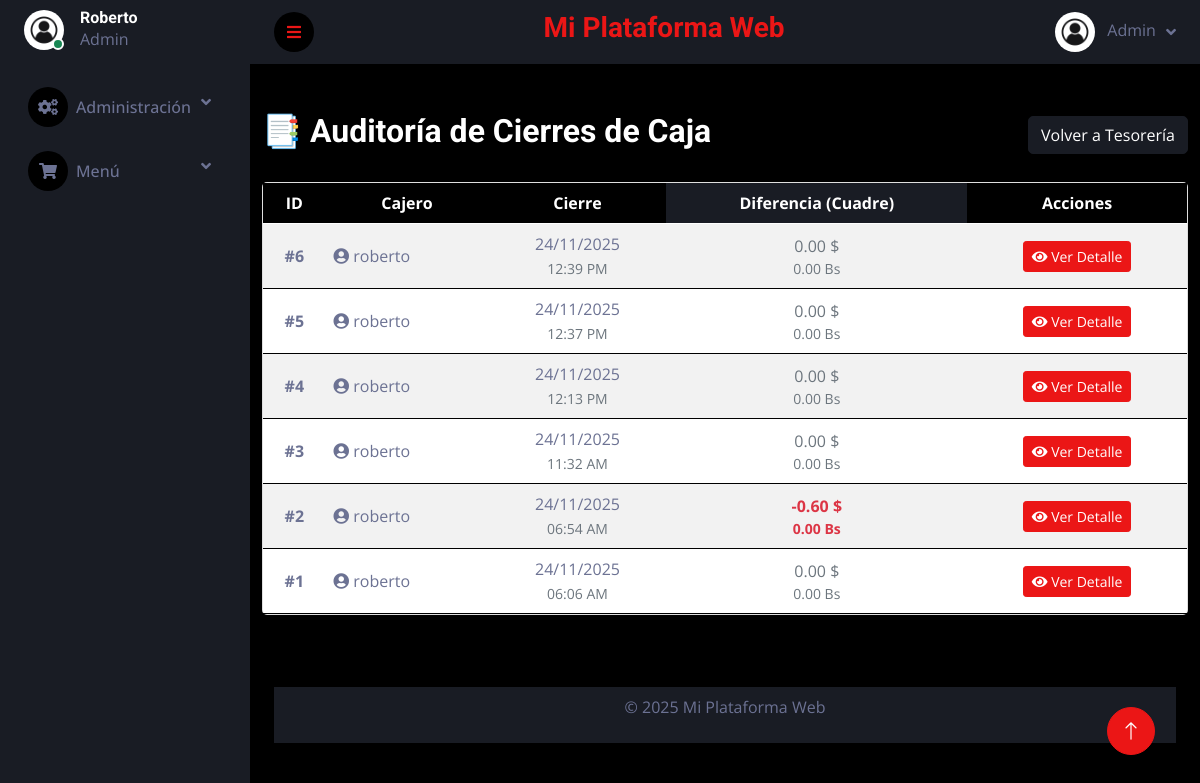
Page /admin/reportes_caja.php (signed in) on the earlier database version.
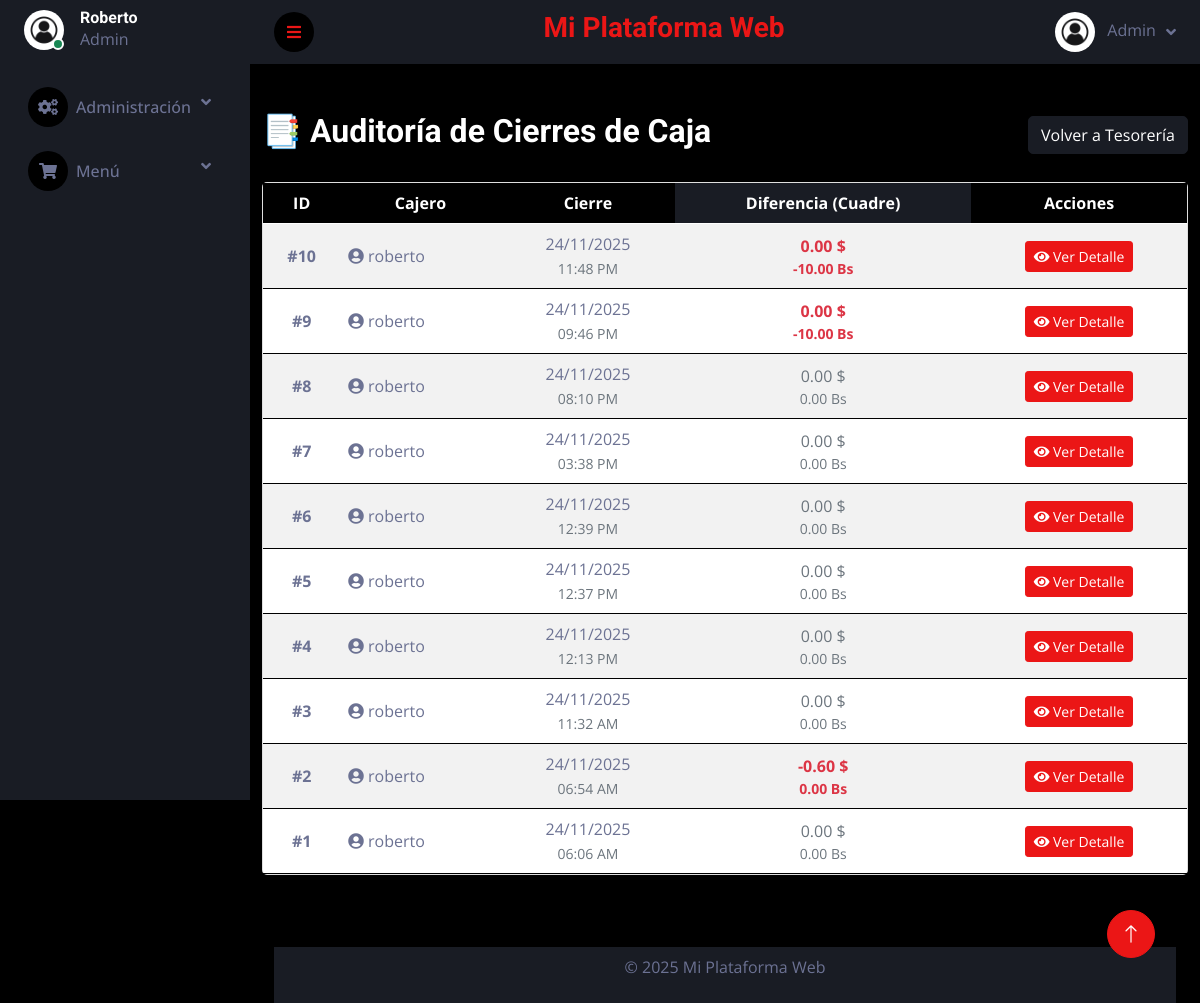
Same page on the later database version.
### tables this page shows
CREATE TABLE `cash_sessions` (
  `id` int(11) NOT NULL,
  `user_id` int(11) NOT NULL,
  `opening_balance_usd` decimal(10,2) DEFAULT 0.00,
  `opening_balance_ves` decimal(10,2) DEFAULT 0.00,
  `closing_balance_usd` decimal(10,2) DEFAULT 0.00,
  `closing_balance_ves` decimal(10,2) DEFAULT 0.00,
  `calculated_usd` decimal(10,2) DEFAULT 0.00,
  `calculated_ves` decimal(10,2) DEFAULT 0.00,
  `status` enum('open','closed') DEFAULT 'open',
  `opened_at` timestamp NULL DEFAULT current_timestamp(),
  `closed_at` timestamp NULL DEFAULT NULL
);

CREATE TABLE `users` (
  `id` int(11) NOT NULL,
  `name` varchar(100) NOT NULL,
  `email` varchar(150) NOT NULL,
  `password` varchar(255) NOT NULL,
  `phone` varchar(20) NOT NULL,
  `document_id` varchar(50) NOT NULL,
  `address` text NOT NULL,
  `role` enum('admin','user') NOT NULL DEFAULT 'user',
  `profile_pic` varchar(255) DEFAULT 'default.jpg',
  `balance` decimal(10,2) DEFAULT 0.00,
  `reset_token` varchar(255) DEFAULT NULL,
  `token_expiry` datetime DEFAULT NULL,
  `created_at` timestamp NULL DEFAULT current_timestamp(),
  `updated_at` timestamp NULL DEFAULT current_timestamp() ON UPDATE current_timestamp()
);

### funciones/conexion.php (called while the page is built, shortened)
<?php
class Database
{
    private static $connection = null;
    public static function getConnection()
    {
        if (self::$connection === null) {
            try {
                $host     = $_ENV['DB_HOST'] ?? 'localhost';
                $dbname   = $_ENV['DB_NAME'] ?? 'minimarket';
                $username = $_ENV['DB_USER'] ?? 'root';
                $password = $_ENV['DB_PASSWORD'] ?? '';
                $port     = $_ENV['DB_PORT'] ?? '3306';
                $options = [
                    PDO::ATTR_ERRMODE            => PDO::ERRMODE_EXCEPTION,
                    PDO::ATTR_DEFAULT_FETCH_MODE => PDO::FETCH_ASSOC,
                    PDO::ATTR_EMULATE_PREPARES   => false,
                ];
                self::$connection = new PDO(
                    "mysql:host=$host;port=$port;dbname=$dbname;charset=utf8mb4",
                    $username,
                    $password,
                    $options
                );
            } catch (PDOException $e) {
                error_log("Error de conexión: " . $e->getMessage());
                die("<h3>Error de conexión.</h3><p>Verifica tu archivo .env y los logs del servidor.</p>");
            }
        }
        return self::$connection;
    }
}
?>

### templates/autoload.php (called while the page is built, shortened)
<?php
require_once '../funciones/conexion.php';
require_once '../funciones/Config.php';
$config = new GlobalConfig();

### funciones/Config.php (called while the page is built, shortened)
<?php
class GlobalConfig {
    private $db;
    private $settings = [];
    public function __construct() {
        $this->db = Database::getConnection();
    }
    public function load() {
        try {
            $query = "SELECT config_key, config_value FROM global_config";
            $stmt = $this->db->prepare($query);
            $stmt->execute();
            $results = $stmt->fetchAll(PDO::FETCH_ASSOC);
            if ($results) {
                foreach ($results as $row) {
                    $key = $row['config_key'];
                    $value = $row['config_value'];
                    $this->settings[$key] = $value;
                }
            }
        } catch (Exception $e) {
            error_log("Excepción al cargar la configuración: " . $e->getMessage());
            $this->settings = [];
        }
    }
    public function get($key, $value = null) {
        $this->load();
        return $this->settings[$key] ?? $value;
    }
    public function setGlobals() {
        $this->load();
    }
}
$config = new GlobalConfig();
$config->setGlobals();
?>

### admin/reportes_caja.php (the view, shortened to what this page needs)
<?php
require_once '../templates/autoload.php';
require_once '../templates/header.php';
require_once '../templates/menu.php';
$sql = "SELECT cs.*, u.name as cashier_name,
        (cs.closing_balance_usd - cs.calculated_usd) as diff_usd,
        (cs.closing_balance_ves - cs.calculated_ves) as diff_ves
        FROM cash_sessions cs
        JOIN users u ON cs.user_id = u.id
        WHERE cs.status = 'closed'
        ORDER BY cs.closed_at DESC LIMIT 50";
$stmt = $db->query($sql);
$sessions = $stmt->fetchAll(PDO::FETCH_ASSOC);
?>
<div class="container mt-5 mb-5">
    <div class="d-flex justify-content-between align-items-center mb-4">
        <h2>📑 Auditoría de Cierres de Caja</h2>
        <a href="caja_chica.php" class="btn btn-secondary">Volver a Tesorería</a>
    </div>
    <div class="card shadow">
        <div class="card-body p-0">
            <div class="table-responsive">
                <table class="table table-striped table-hover mb-0 align-middle text-center">
                    <thead class="table-dark">
                        <tr>
                            <th>ID</th>
                            <th>Cajero</th>
                            <th>Cierre</th>
                            <th class="bg-secondary">Diferencia (Cuadre)</th>
                            <th>Acciones</th> </tr>
                    </thead>
                    <tbody>
                        <?php if (!empty($sessions)): ?>
                            <?php foreach ($sessions as $s):
                                $diffColor = 'text-muted';
                                if ($s['diff_usd'] < -0.5 || $s['diff_ves'] < -1) $diffColor = 'text-danger fw-bold';
                                elseif ($s['diff_usd'] > 0.5 || $s['diff_ves'] > 1) $diffColor = 'text-success fw-bold';
                            ?>
                                <tr>
                                    <td class="fw-bold">#<?= $s['id'] ?></td>
                                    <td class="text-start">
                                        <i class="fa fa-user-circle"></i> <?= htmlspecialchars($s['cashier_name']) ?>
                                    </td>
                                    <td>
                                        <?= date('d/m/Y', strtotime($s['closed_at'])) ?><br>
                                        <small class="text-muted"><?= date('h:i A', strtotime($s['closed_at'])) ?></small>
                                    </td>
                                    <td>
                                        <div class="<?= $diffColor ?>">
                                            <?= ($s['diff_usd'] > 0 ? '+' : '') . number_format($s['diff_usd'], 2) ?> $
                                        </div>
                                        <div class="<?= $diffColor ?> small">
                                            <?= ($s['diff_ves'] > 0 ? '+' : '') . number_format($s['diff_ves'], 2) ?> Bs
                                        </div>
                                    </td>
                                    <td>
                                        <a href="ver_cierre.php?id=<?= $s['id'] ?>" class="btn btn-sm btn-primary" title="Ver Desglose Completo">
                                            <i class="fa fa-eye"></i> Ver Detalle
                                        </a>
                                    </td>
                                </tr>
                            <?php endforeach; ?>
                        <?php else: ?>
                            <tr>
                                <td colspan="5" class="p-5 text-muted">No hay cierres de caja registrados aún.</td>
                            </tr>
                        <?php endif; ?>
                    </tbody>
                </table>
            </div>
        </div>
    </div>
</div>
<?php require_once '../templates/footer.php'; ?>

### templates/header.php (shortened to what this page needs)
<?php
$user = $_SESSION['user_name'] ?? null;
$user_role = $_SESSION['user_role'] ?? null;
$profile_pic = $_SESSION['user_profile_pic'] ?? 'default.jpg';
  ?>
<!DOCTYPE html>
<html lang="es">
<head>
        <link href="https://cdnjs.cloudflare.com/ajax/libs/font-awesome/5.10.0/css/all.min.css" rel="stylesheet">
        <link href="https://cdn.jsdelivr.net/npm/bootstrap-icons@1.4.1/font/bootstrap-icons.css" rel="stylesheet">
        <link href="../lib/owlcarousel/assets/owl.carousel.min.css" rel="stylesheet">
        <link href="../lib/tempusdominus/css/tempusdominus-bootstrap-4.min.css" rel="stylesheet" />
        <link href="../css/bootstrap.min.css" rel="stylesheet">
        <link href="../css/style.css" rel="stylesheet">
    </head>
<body>
    <div class="container-fluid position-relative d-flex p-0">
        <div class="content">
            <nav class="navbar navbar-expand bg-secondary navbar-dark sticky-top px-4 py-0">
                <a href="#" class="sidebar-toggler flex-shrink-0">
                    <i class="fa fa-bars"></i>
                </a>
                <div class="navbar-nav align-items-center ms-auto">
                    <a href="index.html" class="navbar-brand mx-8 mb-8">
                        <h3 class="text-primary"><? echo $GLOBALS['site_name']; ?></h3>
                    </a>
                </div>
                <div class="navbar-nav align-items-center ms-auto">
                    <?php if ($user_role): ?>
                        <div class="nav-item dropdown">
                            <a href="#" class="nav-link dropdown-toggle" data-bs-toggle="dropdown">
                                <img class="rounded-circle me-lg-2" src="../uploads/profile_pics/<?php echo $profile_pic; ?>" alt="" style="width: 40px; height: 40px;">
                                <span class="d-none d-lg-inline-flex"><?php echo ucfirst($user_role); ?></span>
                            </a>
                        </div>
                    <?php endif; ?>
                </div>
            </nav>

### templates/menu.php (shortened to what this page needs)
<div class="sidebar pe-4 pb-3">
    <nav class="navbar bg-secondary navbar-dark">
        <div class="d-flex align-items-center ms-4 mb-4">
            <div class="position-relative">
                <img class="rounded-circle" src="../uploads/profile_pics/<?php echo htmlspecialchars($profile_pic);?>" alt="" style="width: 40px; height: 40px;">
                <div class="bg-success rounded-circle border border-2 border-white position-absolute end-0 bottom-0 p-1"></div>
            </div>
            <div class="ms-3">
                <?php if ($user_role === 'admin'): ?>
                    <h6 class="mb-0"><?php echo ucfirst(htmlspecialchars($user)); ?></h6>
                    <span><?php echo ucfirst(htmlspecialchars($user_role)); ?></span>
                <?php elseif ($user_role === 'user'): ?>
                    <h6 class="mb-0"><?php echo ucfirst(htmlspecialchars($user)); ?></h6>
                    <span><?php echo ucfirst(htmlspecialchars($user_role)); ?></span>
                <?php elseif (!$user_role): ?>
                    <h6 class="mb-0">Visitante</h6>
                    <span> </span>
                <?php endif; ?>
            </div>
        </div>
            <div class="navbar-nav w-100">
              <?php if ($user_role === 'admin'): ?>
                                  <div class="nav-item dropdown">
                                      <a href="#" class="nav-link dropdown-toggle" data-bs-toggle="dropdown"><i class="fa fa-cogs me-2"></i>Administración</a>
                                  </div>
                      <div class="nav-item dropdown">
                          <a href="#" class="nav-link dropdown-toggle" data-bs-toggle="dropdown"><i class="fa fa-shopping-cart me-2"></i>Menú</a>
                      </div>
                <?php endif; ?>
            </div>
        </nav>
        </div>

### templates/footer.php (shortened to what this page needs)
    <div class="container-fluid sticky-down pt-4 px-4">
      <footer>
              <nav  class="navbar justify-content-center navbar-expand bg-secondary navbar-dark sticky-down px-10 py-10  " >
                 &copy; <?php echo date("Y"); ?> <?php echo htmlspecialchars($config->get('site_name')); ?>
              </nav>
                <nav  class="navbar justify-content-center navbar-expand bg-secondary navbar-dark sticky-down px-2 py-2  " >
              </nav>
      </footer>
    </div>
  </div>
  <a href="#" class="btn btn-lg btn-primary btn-lg-square back-to-top"><i class="bi bi-arrow-up"></i></a>
</div>
</body>
</html>

### css/style.css (style rules this page uses)
:root { --primary: #EB1616; --secondary: #191C24; --light: #6C7293; --dark: #000000; }
.back-to-top { position: fixed; display: none; right: 45px; bottom: 45px; z-index: 99; }
.btn { transition: .5s; }
.btn-lg-square { width: 48px; height: 48px; }
.btn-square, .btn-sm-square, .btn-lg-square { padding: 0; display: inline-flex; align-items: center; justify-content: center; font-weight: normal; border-radius: 50px; }
.sidebar { position: fixed; top: 0; left: 0; bottom: 0; width: 250px; height: 100vh; overflow-y: auto; background: var(--secondary); transition: 0.5s; z-index: 999; }
.content { margin-left: 250px; min-height: 100vh; background: var(--dark); transition: 0.5s; }
@media (min-width: 992px) { .sidebar { margin-left: 0; } }
@media (min-width: 992px) { .content { width: calc(100% - 250px); } }
.sidebar .navbar .navbar-nav .nav-link { padding: 7px 20px; color: var(--light); font-weight: 500; border-left: 3px solid var(--secondary); border-radius: 0 30px 30px 0; outline: none; }
.sidebar .navbar .navbar-nav .nav-link i { width: 40px; height: 40px; display: inline-flex; align-items: center; justify-content: center; background: var(--dark); border-radius: 40px; }
.sidebar .navbar .dropdown-toggle::after { position: absolute; top: 15px; right: 15px; border: none; content: "\f107"; font-family: "Font Awesome 5 Free"; font-weight: 900; transition: .5s; }
.content .navbar .navbar-nav .nav-link { margin-left: 25px; padding: 12px 0; color: var(--light); outline: none; }
.content .navbar .sidebar-toggler, .content .navbar .navbar-nav .nav-link i { width: 40px; height: 40px; display: inline-flex; align-items: center; justify-content: center; background: var(--dark); border-radius: 40px; }
.content .navbar .dropdown-toggle::after { margin-left: 6px; vertical-align: middle; border: none; content: "\f107"; font-family: "Font Awesome 5 Free"; font-weight: 900; transition: .5s; }

Differences in the rows shown:
added cash_sessions: id "10", user.name "roberto", closed_at "24/11/2025", closed_at "11:48 PM", diff_usd "0.00", diff_ves "-10.00"
added cash_sessions: id "9", user.name "roberto", closed_at "24/11/2025", closed_at "09:46 PM", diff_usd "0.00", diff_ves "-10.00"
added cash_sessions: id "8", user.name "roberto", closed_at "24/11/2025", closed_at "08:10 PM", diff_usd "0.00", diff_ves "0.00"
added cash_sessions: id "7", user.name "roberto", closed_at "24/11/2025", closed_at "03:38 PM", diff_usd "0.00", diff_ves "0.00"
